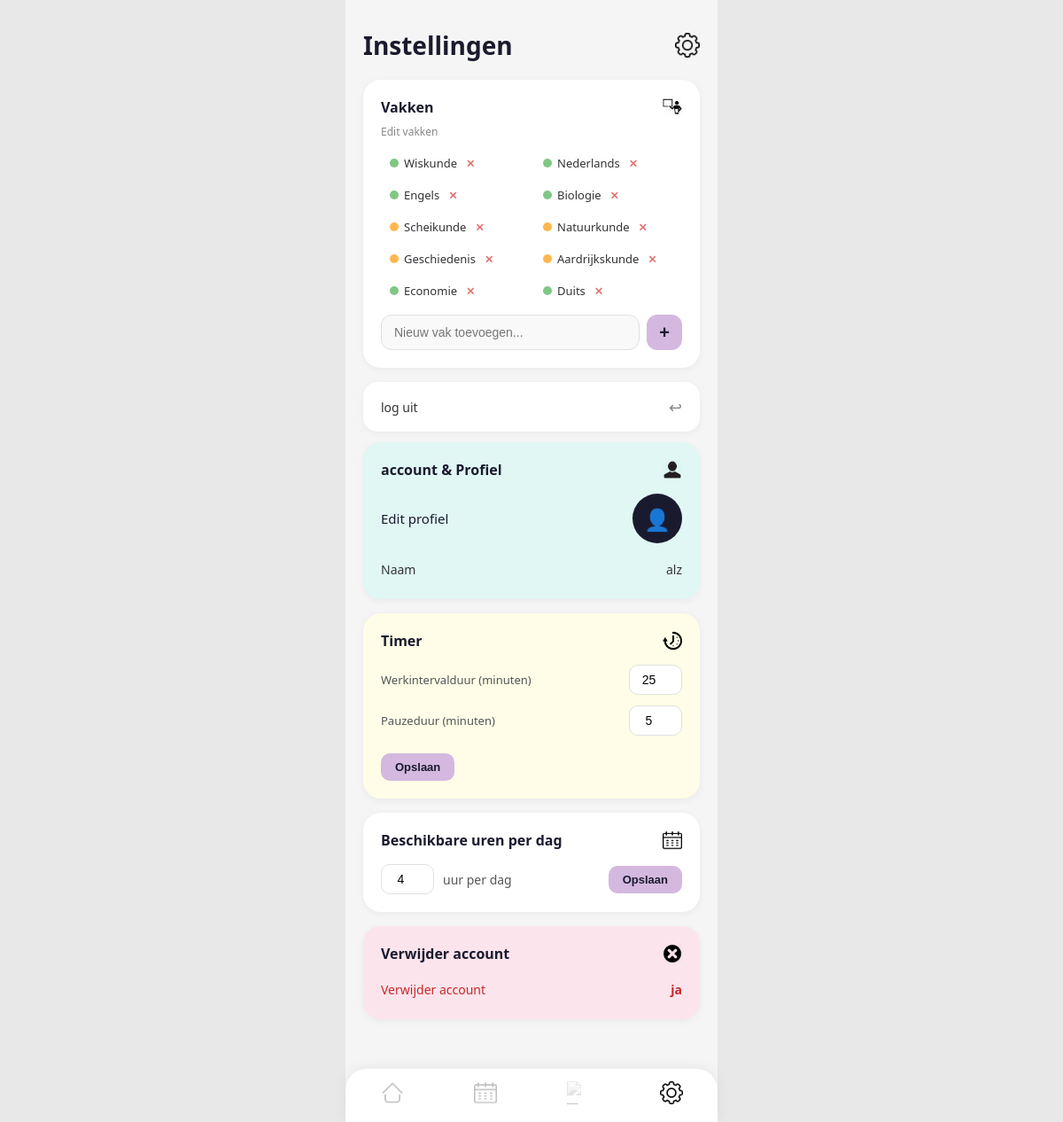
The app's page /instellingen (signed in), older data.
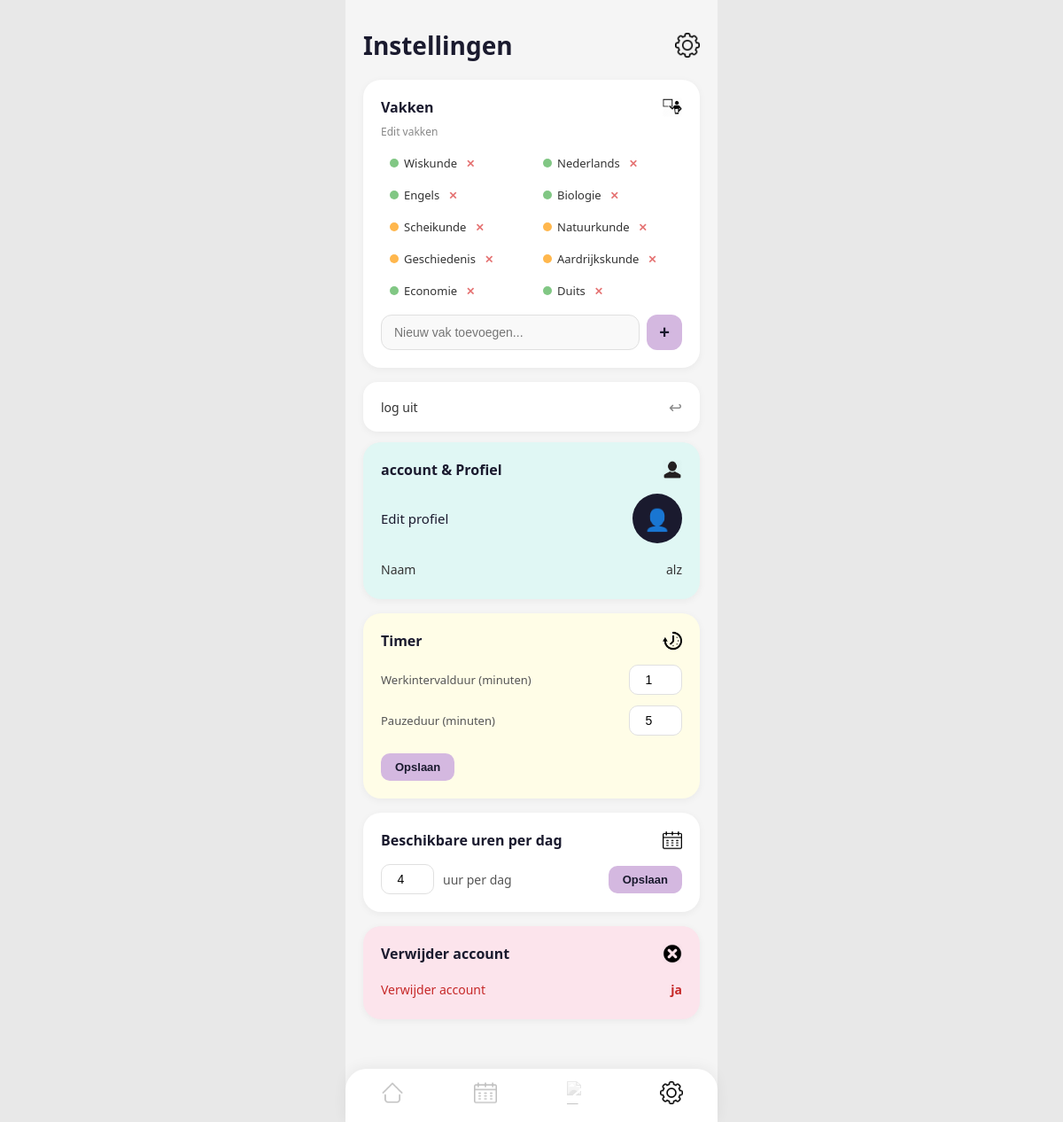
The same page, newer data.
### tables this page shows
CREATE TABLE vakken (
            id INTEGER PRIMARY KEY AUTOINCREMENT,
            user_id INTEGER NOT NULL,
            naam TEXT NOT NULL,
            FOREIGN KEY (user_id) REFERENCES users(id)
        );

CREATE TABLE users (
            id INTEGER PRIMARY KEY AUTOINCREMENT,
            username TEXT NOT NULL UNIQUE,
            password TEXT NOT NULL,
            email TEXT,
            telefoonnummer TEXT,
            foto TEXT
        );

CREATE TABLE instellingen (
            id INTEGER PRIMARY KEY AUTOINCREMENT,
            user_id INTEGER NOT NULL UNIQUE,
            uren_per_dag INTEGER DEFAULT 4, werk_tijd INTEGER DEFAULT 25, pauze_tijd INTEGER DEFAULT 5,
            FOREIGN KEY (user_id) REFERENCES users(id)
        );

### app.py (the view, shortened to what this page needs)
@app.route("/instellingen", methods=["GET", "POST"])
def instellingen():
    if not ingelogd():
        return redirect(url_for("login"))
    db = get_db()
    vakken = db.execute(
        "SELECT * FROM vakken WHERE user_id = ?",
        (session["user_id"],)
    ).fetchall()
    instelling = db.execute(
        "SELECT * FROM instellingen WHERE user_id = ?",
        (session["user_id"],)
    ).fetchone()
    user = db.execute(
        "SELECT * FROM users WHERE id = ?",
        (session["user_id"],)
    ).fetchone()
    return render_template("settings.html", vakken=vakken, instellingen=instelling, user=user)

### app.py (called while the page is built)
def ingelogd():
    return "user_id" in session

@app.context_processor
def inject_timer_settings():
    try:
        if 'user_id' in session:
            db = get_db()
            inst = db.execute("SELECT werk_tijd, pauze_tijd FROM instellingen WHERE user_id = ?", (session['user_id'],)).fetchone()
            werk = inst['werk_tijd'] if inst and inst['werk_tijd'] is not None else 25
            pauze = inst['pauze_tijd'] if inst and inst['pauze_tijd'] is not None else 5
            return dict(TIMER_WERK_MIN=werk, TIMER_PAUZE_MIN=pauze)
    except Exception:
        pass
    return dict(TIMER_WERK_MIN=25, TIMER_PAUZE_MIN=5)

### database.py (called while the page is built)
def get_db():
    conn = sqlite3.connect("studybuddy.db")
    conn.row_factory = sqlite3.Row
    return conn

### templates/settings.html (shortened to what this page needs)
{% extends "base.html" %}
{% block content %}
<div class="page">
  <div class="page-header">
    <h1>Instellingen</h1>
    <img src="{{ url_for('static', filename='media/settings.png') }}" alt="Instellingen">
  </div>
  <div class="instellingen-sectie">
    <div class="sectie-header-row">
      <h2>Vakken</h2>
      <img src="{{ url_for('static', filename='media/classes.png') }}" alt="Instellingen">
    </div>
    <p class="sectie-subtitel">Edit vakken</p>
    {% if vakken %}
    <div class="vakken-grid">
      {% set kleuren = ['groen', 'groen', 'groen', 'groen', 'oranje', 'oranje', 'oranje', 'oranje'] %}
      {% for vak in vakken %}
      <div class="vak-chip">
        <span class="vak-dot {{ kleuren[loop.index0 % 8] }}"></span>
        <span>{{ vak['naam'] }}</span>
        <a href="{{ url_for('vak_verwijderen', vak_id=vak['id']) }}" class="vak-delete"
          onclick="return confirm('Vak verwijderen?')">✕</a>
      </div>
      {% endfor %}
    </div>
    {% endif %}
    <form method="POST" class="vak-form">
      <input type="text" name="vak_naam" placeholder="Nieuw vak toevoegen..." required>
      <button type="submit">+</button>
    </form>
  </div>
  <div class="instellingen-rij-kaart">
    <a href="{{ url_for('logout') }}" class="instellingen-rij">
      <span>log uit</span>
      <span class="rij-icon">↩</span>
    </a>
  </div>
  <div class="instellingen-sectie profiel-sectie">
    <div class="sectie-header-row">
      <h2>account & Profiel</h2>
      <img src="{{ url_for('static', filename='media/account.png') }}" alt="Instellingen">
    </div>
    <a href="{{ url_for('profiel') }}" class="profiel-edit-rij">
      <span class="profiel-edit-tekst">Edit profiel</span>
      {% if user and user['foto'] %}
      <img src="{{ url_for('static', filename='uploads/' + user['foto']) }}" class="avatar-foto-klein"
        alt="Profielfoto">
      {% else %}
      <div class="profiel-avatar-groot">👤</div>
      {% endif %}
    </a>
    <div class="profiel-info-rijen">
      <div class="profiel-info-rij">
        <span class="profiel-label">Naam</span>
        <span class="profiel-waarde">{{ session['username'] }}</span>
      </div>
    </div>
  </div>
  <div class="instellingen-sectie timer-sectie">
    <div class="sectie-header-row">
      <h2>Timer</h2>
      <img src="{{ url_for('static', filename='media/timer.png') }}" alt="Instellingen">
    </div>
    <form method="POST" class="timer-instellingen">
      <div class="timer-rij">
        <span>Werkintervalduur (minuten)</span>
        <input type="number" id="werkTijdInput" name="werk_tijd" min="1" max="60" value="{{ instellingen['werk_tijd'] if instellingen and instellingen['werk_tijd'] else 25 }}" onchange="updateTimer('werk', this.value)">
      </div>
      <div class="timer-rij">
        <span>Pauzeduur (minuten)</span>
        <input type="number" id="pauzeInput" name="pauze_tijd" min="1" max="30" value="{{ instellingen['pauze_tijd'] if instellingen and instellingen['pauze_tijd'] else 5 }}" onchange="updateTimer('pauze', this.value)">
      </div>
      <div style="margin-top:8px">
        <button type="submit" class="btn-opslaan">Opslaan</button>
      </div>
    </form>
  </div>
  <div class="instellingen-sectie">
    <div class="sectie-header-row">
      <h2>Beschikbare uren per dag</h2>
      <img src="{{ url_for('static', filename='media/calendar.png') }}" alt="Instellingen">
    </div>
    <form method="POST">
      <div class="uren-row">
        <input type="number" name="uren_per_dag" min="1" max="12"
          value="{{ instellingen['uren_per_dag'] if instellingen else 4 }}">
        <span>uur per dag</span>
        <button type="submit" class="btn-opslaan">Opslaan</button>
      </div>
    </form>
  </div>
  <div class="instellingen-sectie verwijder-sectie">
    <div class="sectie-header-row">
      <h2>Verwijder account</h2>
      <img src="{{ url_for('static', filename='media/delete.png') }}" alt="Instellingen">
    </div>
    <a href="#" class="verwijder-rij" onclick="return confirm('Weet je zeker dat je je account wilt verwijderen?')">
      <span>Verwijder account</span>
      <span class="verwijder-waarde">ja</span>
    </a>
  </div>
  <nav class="navbar">
    <a href="{{ url_for('dashboard') }}" class="nav-item active">
      <img src="{{ url_for('static', filename='media/home.png') }}" alt="Home">
    </a>
    <a href="{{ url_for('schema') }}" class="nav-item">
      <img src="{{ url_for('static', filename='media/calendar.png') }}" alt="Schema">
    </a>
    <a href="{{ url_for('taken') }}" class="nav-item">
      <img src="{{ url_for('static', filename='media/books.png') }}" alt="Taken">
    </a>
    <a href="{{ url_for('instellingen') }}" class="nav-item">
      <img src="{{ url_for('static', filename='media/settings.png') }}" alt="Instellingen">
    </a>
  </nav>
</div>
{% endblock %}

### templates/base.html (shortened to what this page needs)
<!DOCTYPE html>
<html lang="en">
<head>
    <link rel="stylesheet" href="{{ url_for('static', filename='css/style.css') }}">
</head>
<body>
    {% block content %}{% endblock %}
</body>
</html>

Row changes from the older to the newer data that the page shows:
added instellingen: werk_tijd "1", pauze_tijd "5", uren_per_dag "4"
Text that changed along with them:
form field werk_tijd: "25" → (not shown)
form field pauze_tijd: "5" → (not shown)
form field uren_per_dag: "4" → (not shown)
